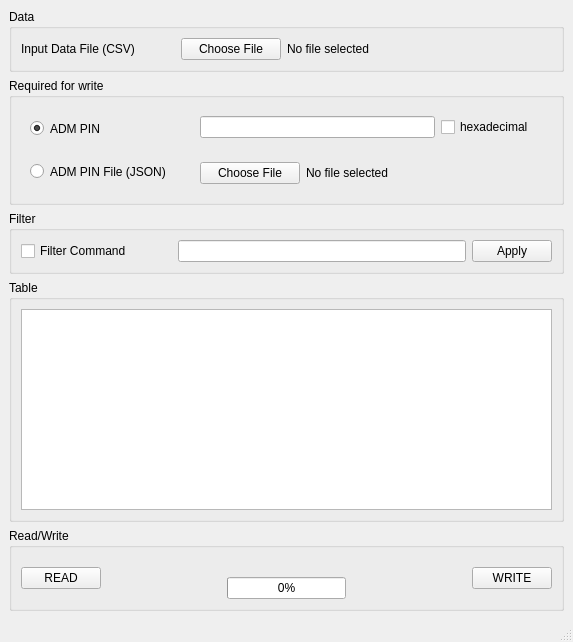
<?xml version="1.0" encoding="UTF-8"?>
<ui version="4.0">
 <class>MainWindow</class>
 <widget class="QMainWindow" name="MainWindow">
  <property name="geometry">
   <rect>
    <x>0</x>
    <y>0</y>
    <width>573</width>
    <height>642</height>
   </rect>
  </property>
  <property name="windowTitle">
   <string>SIM CSV GUI</string>
  </property>
  <property name="windowIcon">
   <iconset resource="../resources/resources.qrc">
    <normaloff>:/images/sim_icon</normaloff>:/images/sim_icon</iconset>
  </property>
  <property name="unifiedTitleAndToolBarOnMac">
   <bool>false</bool>
  </property>
  <widget class="QWidget" name="centralwidget">
   <layout class="QVBoxLayout" name="verticalLayout_2">
    <item>
     <widget class="QGroupBox" name="dataGroup">
      <property name="title">
       <string>Data</string>
      </property>
      <layout class="QFormLayout" name="formLayout_2">
       <item row="0" column="0">
        <widget class="QLabel" name="inputDataFileLabel">
         <property name="text">
          <string>Input Data File (CSV)</string>
         </property>
        </widget>
       </item>
       <item row="0" column="1">
        <layout class="QHBoxLayout" name="dataRightLayout">
         <item>
          <spacer name="horizontalSpacer_3">
           <property name="orientation">
            <enum>Qt::Horizontal</enum>
           </property>
           <property name="sizeType">
            <enum>QSizePolicy::Minimum</enum>
           </property>
           <property name="sizeHint" stdset="0">
            <size>
             <width>40</width>
             <height>20</height>
            </size>
           </property>
          </spacer>
         </item>
         <item>
          <widget class="QPushButton" name="dataChooseFileButton">
           <property name="sizePolicy">
            <sizepolicy hsizetype="Fixed" vsizetype="Fixed">
             <horstretch>0</horstretch>
             <verstretch>0</verstretch>
            </sizepolicy>
           </property>
           <property name="minimumSize">
            <size>
             <width>100</width>
             <height>0</height>
            </size>
           </property>
           <property name="text">
            <string>Choose File</string>
           </property>
          </widget>
         </item>
         <item>
          <widget class="QLabel" name="dataFilenameLabel">
           <property name="text">
            <string>No file selected</string>
           </property>
          </widget>
         </item>
        </layout>
       </item>
      </layout>
     </widget>
    </item>
    <item>
     <widget class="QGroupBox" name="writeGroup">
      <property name="title">
       <string>Required for write</string>
      </property>
      <layout class="QHBoxLayout" name="horizontalLayout_5">
       <item>
        <widget class="QGroupBox" name="writeLeftSide">
         <property name="styleSheet">
          <string notr="true">border:0</string>
         </property>
         <property name="title">
          <string/>
         </property>
         <property name="flat">
          <bool>true</bool>
         </property>
         <property name="checkable">
          <bool>false</bool>
         </property>
         <layout class="QVBoxLayout" name="verticalLayout_3">
          <property name="spacing">
           <number>0</number>
          </property>
          <property name="leftMargin">
           <number>9</number>
          </property>
          <property name="topMargin">
           <number>0</number>
          </property>
          <property name="rightMargin">
           <number>9</number>
          </property>
          <property name="bottomMargin">
           <number>0</number>
          </property>
          <item>
           <widget class="QRadioButton" name="admPinRadioButton">
            <property name="sizePolicy">
             <sizepolicy hsizetype="Minimum" vsizetype="Minimum">
              <horstretch>0</horstretch>
              <verstretch>0</verstretch>
             </sizepolicy>
            </property>
            <property name="text">
             <string>ADM PIN</string>
            </property>
            <property name="checked">
             <bool>true</bool>
            </property>
           </widget>
          </item>
          <item>
           <widget class="QRadioButton" name="admPinFileRadioButton">
            <property name="sizePolicy">
             <sizepolicy hsizetype="Minimum" vsizetype="Minimum">
              <horstretch>0</horstretch>
              <verstretch>0</verstretch>
             </sizepolicy>
            </property>
            <property name="text">
             <string>ADM PIN File (JSON)</string>
            </property>
            <property name="checked">
             <bool>false</bool>
            </property>
           </widget>
          </item>
         </layout>
        </widget>
       </item>
       <item>
        <widget class="QWidget" name="writeRightSide" native="true">
         <property name="styleSheet">
          <string notr="true">b</string>
         </property>
         <layout class="QVBoxLayout" name="verticalLayout_4">
          <property name="topMargin">
           <number>0</number>
          </property>
          <property name="bottomMargin">
           <number>0</number>
          </property>
          <item>
           <widget class="QWidget" name="admPinInputContainer" native="true">
            <property name="sizePolicy">
             <sizepolicy hsizetype="Preferred" vsizetype="Minimum">
              <horstretch>0</horstretch>
              <verstretch>0</verstretch>
             </sizepolicy>
            </property>
            <layout class="QHBoxLayout" name="horizontalLayout_2">
             <item>
              <widget class="QLineEdit" name="admPinLineEdit">
               <property name="sizePolicy">
                <sizepolicy hsizetype="Expanding" vsizetype="Minimum">
                 <horstretch>0</horstretch>
                 <verstretch>0</verstretch>
                </sizepolicy>
               </property>
              </widget>
             </item>
             <item>
              <widget class="QCheckBox" name="admPinHexadecimalCheckbox">
               <property name="sizePolicy">
                <sizepolicy hsizetype="Minimum" vsizetype="Minimum">
                 <horstretch>0</horstretch>
                 <verstretch>0</verstretch>
                </sizepolicy>
               </property>
               <property name="text">
                <string>hexadecimal</string>
               </property>
              </widget>
             </item>
            </layout>
           </widget>
          </item>
          <item>
           <widget class="QWidget" name="admPinFileInpuContainer" native="true">
            <property name="sizePolicy">
             <sizepolicy hsizetype="Preferred" vsizetype="Minimum">
              <horstretch>0</horstretch>
              <verstretch>0</verstretch>
             </sizepolicy>
            </property>
            <layout class="QHBoxLayout" name="horizontalLayout">
             <item>
              <widget class="QPushButton" name="admPinFileChooseFileButton">
               <property name="sizePolicy">
                <sizepolicy hsizetype="Fixed" vsizetype="Minimum">
                 <horstretch>0</horstretch>
                 <verstretch>0</verstretch>
                </sizepolicy>
               </property>
               <property name="minimumSize">
                <size>
                 <width>100</width>
                 <height>0</height>
                </size>
               </property>
               <property name="text">
                <string>Choose File</string>
               </property>
              </widget>
             </item>
             <item>
              <widget class="QLabel" name="admPinFileFilenameLabel">
               <property name="sizePolicy">
                <sizepolicy hsizetype="Preferred" vsizetype="Minimum">
                 <horstretch>0</horstretch>
                 <verstretch>0</verstretch>
                </sizepolicy>
               </property>
               <property name="text">
                <string>No file selected</string>
               </property>
              </widget>
             </item>
            </layout>
           </widget>
          </item>
         </layout>
        </widget>
       </item>
      </layout>
     </widget>
    </item>
    <item>
     <widget class="QGroupBox" name="filterGroup">
      <property name="title">
       <string>Filter</string>
      </property>
      <layout class="QHBoxLayout" name="horizontalLayout_3">
       <item>
        <widget class="QCheckBox" name="filterCheckbox">
         <property name="sizePolicy">
          <sizepolicy hsizetype="Fixed" vsizetype="Fixed">
           <horstretch>0</horstretch>
           <verstretch>0</verstretch>
          </sizepolicy>
         </property>
         <property name="text">
          <string>Filter Command</string>
         </property>
        </widget>
       </item>
       <item>
        <layout class="QHBoxLayout" name="filterRightLayout">
         <item>
          <spacer name="horizontalSpacer_5">
           <property name="orientation">
            <enum>Qt::Horizontal</enum>
           </property>
           <property name="sizeType">
            <enum>QSizePolicy::Minimum</enum>
           </property>
           <property name="sizeHint" stdset="0">
            <size>
             <width>40</width>
             <height>20</height>
            </size>
           </property>
          </spacer>
         </item>
         <item>
          <widget class="QLineEdit" name="filterCommandLineEdit"/>
         </item>
         <item>
          <widget class="QPushButton" name="filterApplyButton">
           <property name="text">
            <string>Apply</string>
           </property>
          </widget>
         </item>
        </layout>
       </item>
      </layout>
     </widget>
    </item>
    <item>
     <widget class="QGroupBox" name="tableGroup">
      <property name="title">
       <string>Table</string>
      </property>
      <layout class="QVBoxLayout" name="verticalLayout">
       <item>
        <widget class="QTableView" name="tableView"/>
       </item>
      </layout>
     </widget>
    </item>
    <item>
     <widget class="QGroupBox" name="readWriteGroup">
      <property name="title">
       <string>Read/Write</string>
      </property>
      <layout class="QHBoxLayout" name="horizontalLayout_11">
       <item>
        <widget class="QPushButton" name="readButton">
         <property name="text">
          <string>READ</string>
         </property>
        </widget>
       </item>
       <item>
        <spacer name="horizontalSpacer">
         <property name="orientation">
          <enum>Qt::Horizontal</enum>
         </property>
         <property name="sizeHint" stdset="0">
          <size>
           <width>40</width>
           <height>20</height>
          </size>
         </property>
        </spacer>
       </item>
       <item>
        <layout class="QVBoxLayout" name="readWriteStatusLayout">
         <item>
          <widget class="QLabel" name="readWriteImage">
           <property name="text">
            <string/>
           </property>
           <property name="textFormat">
            <enum>Qt::AutoText</enum>
           </property>
           <property name="pixmap">
            <pixmap resource="../resources/resources.qrc">:/images/insert_card</pixmap>
           </property>
           <property name="scaledContents">
            <bool>false</bool>
           </property>
           <property name="alignment">
            <set>Qt::AlignCenter</set>
           </property>
          </widget>
         </item>
         <item>
          <widget class="QProgressBar" name="readWriteProgressBar">
           <property name="value">
            <number>0</number>
           </property>
          </widget>
         </item>
        </layout>
       </item>
       <item>
        <spacer name="horizontalSpacer_2">
         <property name="orientation">
          <enum>Qt::Horizontal</enum>
         </property>
         <property name="sizeHint" stdset="0">
          <size>
           <width>40</width>
           <height>20</height>
          </size>
         </property>
        </spacer>
       </item>
       <item>
        <widget class="QPushButton" name="writeButton">
         <property name="text">
          <string>WRITE</string>
         </property>
        </widget>
       </item>
      </layout>
     </widget>
    </item>
   </layout>
  </widget>
  <widget class="QMenuBar" name="menubar">
   <property name="geometry">
    <rect>
     <x>0</x>
     <y>0</y>
     <width>573</width>
     <height>21</height>
    </rect>
   </property>
  </widget>
  <widget class="QStatusBar" name="statusbar"/>
 </widget>
 <resources>
  <include location="../resources/resources.qrc"/>
 </resources>
 <connections/>
</ui>
